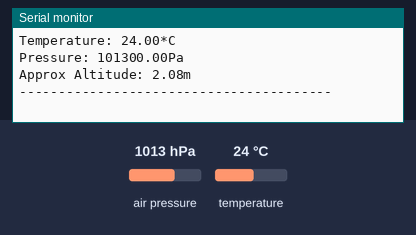
This sketch was run on a simulated Arduino Uno, built with avr-gcc and run on an emulated ATmega328P. On the bench: the last lines printed to the serial monitor. The inputs (shaded band) are chosen by the test bench; at power-on: air pressure 1013 hPa, temperature 24 °C.

Above: at 3.2 s.
3.3 s: air pressure set to 952 hPa
At 6.5 s:
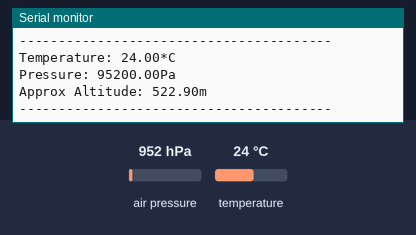
6.7 s: temperature set to 12 °C
10.1 s: air pressure set to 975 hPa
At 10.9 s:
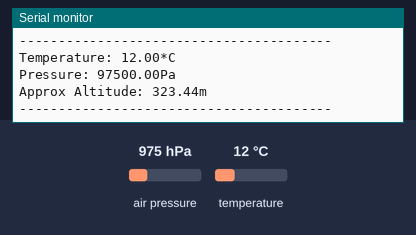
Timing chart, 0 to 13.1 s (numbered marks = the images above; inputs shaded):
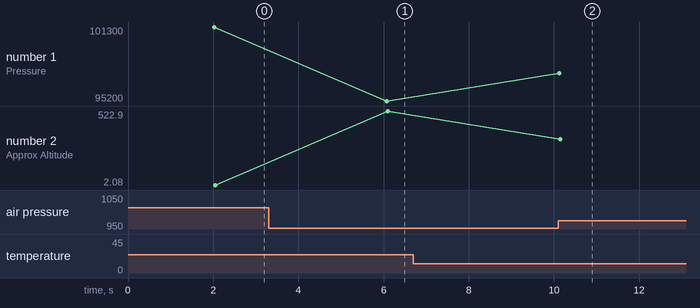

Measured:
- after the input at 3.3 s, the serial monitor: prints a new line after 2.8 s (image 1)
- after the input at 10.1 s, the serial monitor: prints a new line at once (image 2)
- plotted number 1: 101300 → 95200 after the input at 3.3 s, 95200 → 97500 after the input at 10.1 s
- plotted number 2: 2.08 → 522.9 after the input at 3.3 s, 522.9 → 323.44 after the input at 10.1 s

The sketch:

test_bmp280.ino
```cpp
#include <Adafruit_Sensor.h>
#include <Adafruit_BMP280.h>
#include <Wire.h>

Adafruit_BMP280 bmp; // I2C

void setup()
{
  delay(2000);
  Serial.begin(9600);

  while(!bmp.begin(0x76,0x58)) {
    Serial.println("Not Connect BMP");
    delay(500);
  }
}

void loop()
{
  Serial.println("Temperature: " + String(bmp.readTemperature()) + "*C");
  Serial.println("Pressure: " + String(bmp.readPressure()) + "Pa");
  Serial.println("Approx Altitude: " + String(bmp.readAltitude()) + "m");
  Serial.println("----------------------------------------");
  delay(4000);
}
```
